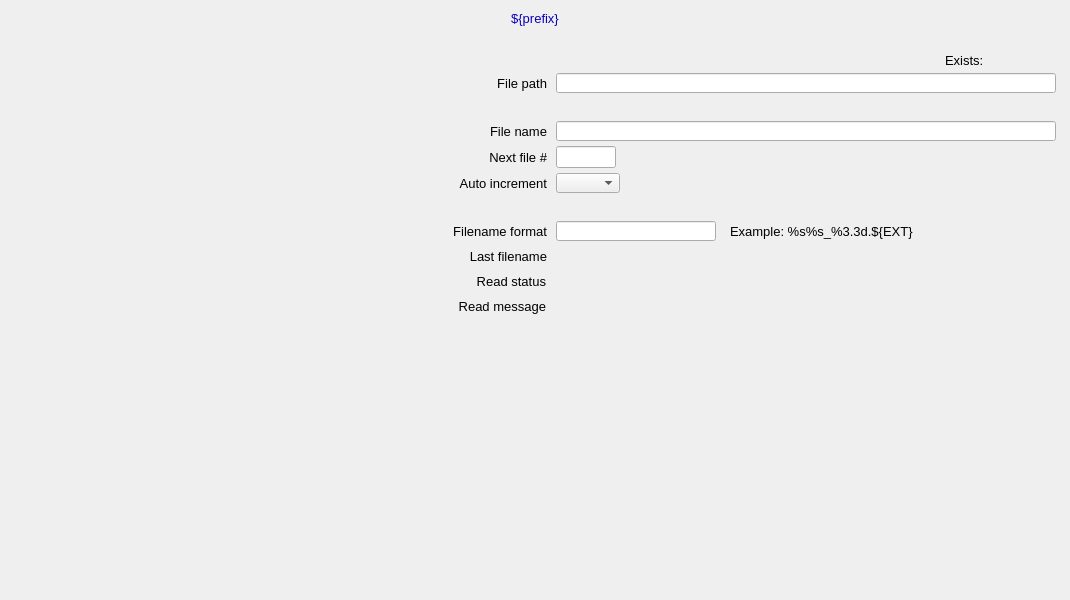
<?xml version="1.0" ?>
<ui version="4.0">
  <class>Dialog</class>
  <widget class="QWidget" name="screen">
    <property name="geometry">
      <rect>
        <x>360</x>
        <y>159</y>
        <width>1070</width>
        <height>600</height>
      </rect>
    </property>
    <property name="styleSheet">
      <string notr="true">QWidget#screen {
  color: rgb(0, 0, 0);
  background-color: rgb(187, 187, 187);
  }</string>
    </property>
    <property name="windowTitle">
      <string>NDProcessTIFF</string>
    </property>
    <widget class="PyDMDrawingRectangle" name="rectangle">
      <property name="geometry">
        <rect>
          <x>0</x>
          <y>5</y>
          <width>1070</width>
          <height>26</height>
        </rect>
      </property>
      <property name="brush" stdset="0">
        <brush brushstyle="SolidPattern">
          <color alpha="255">
            <red>218</red>
            <green>218</green>
            <blue>218</blue>
          </color>
        </brush>
      </property>
      <property name="penStyle" stdset="0">
        <enum>Qt::SolidLine</enum>
      </property>
      <property name="penColor" stdset="0">
        <color>
          <red>218</red>
          <green>218</green>
          <blue>218</blue>
        </color>
      </property>
      <property name="penWidth" stdset="0">
        <double>0</double>
      </property>
      <property name="penCapStyle" stdset="0">
        <enum>Qt::FlatCap</enum>
      </property>
      <property name="toolTip">
        <string>rectangle</string>
      </property>
    </widget>
    <widget class="QLabel" name="text">
      <property name="geometry">
        <rect>
          <x>0</x>
          <y>6</y>
          <width>1070</width>
          <height>25</height>
        </rect>
      </property>
      <property name="text">
        <string>${prefix}</string>
      </property>
      <property name="font" stdset="0">
        <font>
          <pointsize>10</pointsize>
        </font>
      </property>
      <property name="brush" stdset="0">
        <brush brushstyle="SolidPattern">
          <color alpha="255">
            <red>10</red>
            <green>0</green>
            <blue>184</blue>
          </color>
        </brush>
      </property>
      <property name="toolTip">
        <string>text</string>
      </property>
      <property name="alignment">
        <set>Qt::AlignCenter</set>
      </property>
      <property name="styleSheet">
        <string notr="true">QLabel#text {
  color: rgb(10, 0, 184);
  }</string>
      </property>
    </widget>
    <widget class="PyDMEmbeddedDisplay" name="composite">
      <property name="geometry">
        <rect>
          <x>5</x>
          <y>40</y>
          <width>380</width>
          <height>555</height>
        </rect>
      </property>
      <property name="toolTip">
        <string>composite</string>
      </property>
      <property name="filename" stdset="0">
        <string>PluginBase_V33.ui</string>
      </property>
    </widget>
    <widget class="PyDMDrawingRectangle" name="rectangle_1">
      <property name="geometry">
        <rect>
          <x>390</x>
          <y>40</y>
          <width>675</width>
          <height>280</height>
        </rect>
      </property>
      <property name="brush" stdset="0">
        <brush brushstyle="NoBrush">
          <color alpha="255">
            <red>0</red>
            <green>0</green>
            <blue>0</blue>
          </color>
        </brush>
      </property>
      <property name="penStyle" stdset="0">
        <enum>Qt::SolidLine</enum>
      </property>
      <property name="penColor" stdset="0">
        <color>
          <red>0</red>
          <green>0</green>
          <blue>0</blue>
        </color>
      </property>
      <property name="penWidth" stdset="0">
        <double>1</double>
      </property>
      <property name="penCapStyle" stdset="0">
        <enum>Qt::FlatCap</enum>
      </property>
      <property name="toolTip">
        <string>rectangle_1</string>
      </property>
    </widget>
    <widget class="QLabel" name="text_1">
      <property name="geometry">
        <rect>
          <x>417</x>
          <y>246</y>
          <width>130</width>
          <height>20</height>
        </rect>
      </property>
      <property name="text">
        <string>Last filename</string>
      </property>
      <property name="font" stdset="0">
        <font>
          <pointsize>10</pointsize>
        </font>
      </property>
      <property name="brush" stdset="0">
        <brush brushstyle="SolidPattern">
          <color alpha="255">
            <red>0</red>
            <green>0</green>
            <blue>0</blue>
          </color>
        </brush>
      </property>
      <property name="toolTip">
        <string>text_1</string>
      </property>
      <property name="alignment">
        <set>Qt::AlignRight|Qt::AlignTrailing|Qt::AlignVCenter</set>
      </property>
      <property name="styleSheet">
        <string notr="true">QLabel#text_1 {
  color: rgb(0, 0, 0);
  }</string>
      </property>
    </widget>
    <widget class="PyDMLabel" name="text_update">
      <property name="geometry">
        <rect>
          <x>556</x>
          <y>247</y>
          <width>500</width>
          <height>18</height>
        </rect>
      </property>
      <property name="toolTip">
        <string>PV: ${prefix}FullFileName_RBV</string>
      </property>
      <property name="channel" stdset="0">
        <string>ca://${prefix}FullFileName_RBV</string>
      </property>
      <property name="displayFormat" stdset="0">
        <enum>PyDMLabel::String</enum>
      </property>
      <property name="font" stdset="0">
        <font>
          <pointsize>10</pointsize>
        </font>
      </property>
      <property name="alignment">
        <set>Qt::AlignLeading|Qt::AlignLeft|Qt::AlignVCenter</set>
      </property>
      <property name="textInteractionFlags">
        <set>Qt::TextSelectableByKeyboard|Qt::TextSelectableByMouse</set>
      </property>
      <property name="styleSheet">
        <string notr="true">PyDMLabel#text_update {
  color: rgb(10, 0, 184);
  background-color: rgb(187, 187, 187);
  }</string>
      </property>
    </widget>
    <widget class="QLabel" name="text_2">
      <property name="geometry">
        <rect>
          <x>397</x>
          <y>221</y>
          <width>150</width>
          <height>20</height>
        </rect>
      </property>
      <property name="text">
        <string>Filename format</string>
      </property>
      <property name="font" stdset="0">
        <font>
          <pointsize>10</pointsize>
        </font>
      </property>
      <property name="brush" stdset="0">
        <brush brushstyle="SolidPattern">
          <color alpha="255">
            <red>0</red>
            <green>0</green>
            <blue>0</blue>
          </color>
        </brush>
      </property>
      <property name="toolTip">
        <string>text_2</string>
      </property>
      <property name="alignment">
        <set>Qt::AlignRight|Qt::AlignTrailing|Qt::AlignVCenter</set>
      </property>
      <property name="styleSheet">
        <string notr="true">QLabel#text_2 {
  color: rgb(0, 0, 0);
  }</string>
      </property>
    </widget>
    <widget class="PyDMLabel" name="text_update_1">
      <property name="geometry">
        <rect>
          <x>556</x>
          <y>198</y>
          <width>160</width>
          <height>18</height>
        </rect>
      </property>
      <property name="toolTip">
        <string>PV: ${prefix}FileTemplate_RBV</string>
      </property>
      <property name="channel" stdset="0">
        <string>ca://${prefix}FileTemplate_RBV</string>
      </property>
      <property name="displayFormat" stdset="0">
        <enum>PyDMLabel::String</enum>
      </property>
      <property name="font" stdset="0">
        <font>
          <pointsize>10</pointsize>
        </font>
      </property>
      <property name="alignment">
        <set>Qt::AlignLeading|Qt::AlignLeft|Qt::AlignVCenter</set>
      </property>
      <property name="textInteractionFlags">
        <set>Qt::TextSelectableByKeyboard|Qt::TextSelectableByMouse</set>
      </property>
      <property name="styleSheet">
        <string notr="true">PyDMLabel#text_update_1 {
  color: rgb(10, 0, 184);
  background-color: rgb(187, 187, 187);
  }</string>
      </property>
    </widget>
    <widget class="PyDMLineEdit" name="text_entry">
      <property name="geometry">
        <rect>
          <x>556</x>
          <y>221</y>
          <width>160</width>
          <height>20</height>
        </rect>
      </property>
      <property name="channel" stdset="0">
        <string>ca://${prefix}FileTemplate</string>
      </property>
      <property name="toolTip">
        <string>${prefix}FileTemplate</string>
      </property>
      <property name="displayFormat" stdset="0">
        <enum>PyDMLineEdit::String</enum>
      </property>
      <property name="font" stdset="0">
        <font>
          <pointsize>10</pointsize>
        </font>
      </property>
      <property name="styleSheet">
        <string notr="true">PyDMLineEdit#text_entry {
  color: rgb(0, 0, 0);
  background-color: rgb(115, 223, 255);
  border: 1px solid black;
  margin: 0px;
  padding: 0px;
  spacing: 0px;
  }</string>
      </property>
    </widget>
    <widget class="QLabel" name="text_3">
      <property name="geometry">
        <rect>
          <x>407</x>
          <y>173</y>
          <width>140</width>
          <height>20</height>
        </rect>
      </property>
      <property name="text">
        <string>Auto increment</string>
      </property>
      <property name="font" stdset="0">
        <font>
          <pointsize>10</pointsize>
        </font>
      </property>
      <property name="brush" stdset="0">
        <brush brushstyle="SolidPattern">
          <color alpha="255">
            <red>0</red>
            <green>0</green>
            <blue>0</blue>
          </color>
        </brush>
      </property>
      <property name="toolTip">
        <string>text_3</string>
      </property>
      <property name="alignment">
        <set>Qt::AlignRight|Qt::AlignTrailing|Qt::AlignVCenter</set>
      </property>
      <property name="styleSheet">
        <string notr="true">QLabel#text_3 {
  color: rgb(0, 0, 0);
  }</string>
      </property>
    </widget>
    <widget class="PyDMEnumComboBox" name="menu">
      <property name="geometry">
        <rect>
          <x>556</x>
          <y>173</y>
          <width>64</width>
          <height>20</height>
        </rect>
      </property>
      <property name="toolTip">
        <string>${prefix}AutoIncrement</string>
      </property>
      <property name="channel" stdset="0">
        <string>ca://${prefix}AutoIncrement</string>
      </property>
      <property name="font" stdset="0">
        <font>
          <pointsize>10</pointsize>
        </font>
      </property>
      <property name="styleSheet">
        <string notr="true">PyDMEnumComboBox#menu {
  color: rgb(0, 0, 0);
  background-color: rgb(115, 223, 255);
  }</string>
      </property>
    </widget>
    <widget class="PyDMLabel" name="text_update_2">
      <property name="geometry">
        <rect>
          <x>625</x>
          <y>174</y>
          <width>80</width>
          <height>18</height>
        </rect>
      </property>
      <property name="toolTip">
        <string>PV: ${prefix}AutoIncrement_RBV</string>
      </property>
      <property name="channel" stdset="0">
        <string>ca://${prefix}AutoIncrement_RBV</string>
      </property>
      <property name="displayFormat" stdset="0">
        <enum>PyDMLabel::String</enum>
      </property>
      <property name="font" stdset="0">
        <font>
          <pointsize>10</pointsize>
        </font>
      </property>
      <property name="alignment">
        <set>Qt::AlignLeading|Qt::AlignLeft|Qt::AlignVCenter</set>
      </property>
      <property name="textInteractionFlags">
        <set>Qt::TextSelectableByKeyboard|Qt::TextSelectableByMouse</set>
      </property>
      <property name="styleSheet">
        <string notr="true">PyDMLabel#text_update_2 {
  color: rgb(10, 0, 184);
  background-color: rgb(187, 187, 187);
  }</string>
      </property>
    </widget>
    <widget class="QLabel" name="text_4">
      <property name="geometry">
        <rect>
          <x>437</x>
          <y>147</y>
          <width>110</width>
          <height>20</height>
        </rect>
      </property>
      <property name="text">
        <string>Next file #</string>
      </property>
      <property name="font" stdset="0">
        <font>
          <pointsize>10</pointsize>
        </font>
      </property>
      <property name="brush" stdset="0">
        <brush brushstyle="SolidPattern">
          <color alpha="255">
            <red>0</red>
            <green>0</green>
            <blue>0</blue>
          </color>
        </brush>
      </property>
      <property name="toolTip">
        <string>text_4</string>
      </property>
      <property name="alignment">
        <set>Qt::AlignRight|Qt::AlignTrailing|Qt::AlignVCenter</set>
      </property>
      <property name="styleSheet">
        <string notr="true">QLabel#text_4 {
  color: rgb(0, 0, 0);
  }</string>
      </property>
    </widget>
    <widget class="PyDMLineEdit" name="text_entry_1">
      <property name="geometry">
        <rect>
          <x>556</x>
          <y>146</y>
          <width>60</width>
          <height>22</height>
        </rect>
      </property>
      <property name="channel" stdset="0">
        <string>ca://${prefix}FileNumber</string>
      </property>
      <property name="toolTip">
        <string>${prefix}FileNumber</string>
      </property>
      <property name="font" stdset="0">
        <font>
          <pointsize>10</pointsize>
        </font>
      </property>
      <property name="styleSheet">
        <string notr="true">PyDMLineEdit#text_entry_1 {
  color: rgb(0, 0, 0);
  background-color: rgb(115, 223, 255);
  border: 1px solid black;
  margin: 0px;
  padding: 0px;
  spacing: 0px;
  }</string>
      </property>
    </widget>
    <widget class="PyDMLabel" name="text_update_3">
      <property name="geometry">
        <rect>
          <x>621</x>
          <y>148</y>
          <width>80</width>
          <height>18</height>
        </rect>
      </property>
      <property name="toolTip">
        <string>PV: ${prefix}FileNumber_RBV</string>
      </property>
      <property name="channel" stdset="0">
        <string>ca://${prefix}FileNumber_RBV</string>
      </property>
      <property name="font" stdset="0">
        <font>
          <pointsize>10</pointsize>
        </font>
      </property>
      <property name="alignment">
        <set>Qt::AlignLeading|Qt::AlignLeft|Qt::AlignVCenter</set>
      </property>
      <property name="textInteractionFlags">
        <set>Qt::TextSelectableByKeyboard|Qt::TextSelectableByMouse</set>
      </property>
      <property name="styleSheet">
        <string notr="true">PyDMLabel#text_update_3 {
  color: rgb(10, 0, 184);
  background-color: rgb(187, 187, 187);
  }</string>
      </property>
    </widget>
    <widget class="QLabel" name="text_5">
      <property name="geometry">
        <rect>
          <x>457</x>
          <y>121</y>
          <width>90</width>
          <height>20</height>
        </rect>
      </property>
      <property name="text">
        <string>File name</string>
      </property>
      <property name="font" stdset="0">
        <font>
          <pointsize>10</pointsize>
        </font>
      </property>
      <property name="brush" stdset="0">
        <brush brushstyle="SolidPattern">
          <color alpha="255">
            <red>0</red>
            <green>0</green>
            <blue>0</blue>
          </color>
        </brush>
      </property>
      <property name="toolTip">
        <string>text_5</string>
      </property>
      <property name="alignment">
        <set>Qt::AlignRight|Qt::AlignTrailing|Qt::AlignVCenter</set>
      </property>
      <property name="styleSheet">
        <string notr="true">QLabel#text_5 {
  color: rgb(0, 0, 0);
  }</string>
      </property>
    </widget>
    <widget class="PyDMLineEdit" name="text_entry_2">
      <property name="geometry">
        <rect>
          <x>556</x>
          <y>121</y>
          <width>500</width>
          <height>20</height>
        </rect>
      </property>
      <property name="channel" stdset="0">
        <string>ca://${prefix}FileName</string>
      </property>
      <property name="toolTip">
        <string>${prefix}FileName</string>
      </property>
      <property name="displayFormat" stdset="0">
        <enum>PyDMLineEdit::String</enum>
      </property>
      <property name="font" stdset="0">
        <font>
          <pointsize>10</pointsize>
        </font>
      </property>
      <property name="styleSheet">
        <string notr="true">PyDMLineEdit#text_entry_2 {
  color: rgb(0, 0, 0);
  background-color: rgb(115, 223, 255);
  border: 1px solid black;
  margin: 0px;
  padding: 0px;
  spacing: 0px;
  }</string>
      </property>
    </widget>
    <widget class="PyDMLabel" name="text_update_4">
      <property name="geometry">
        <rect>
          <x>556</x>
          <y>98</y>
          <width>175</width>
          <height>18</height>
        </rect>
      </property>
      <property name="toolTip">
        <string>PV: ${prefix}FileName_RBV</string>
      </property>
      <property name="channel" stdset="0">
        <string>ca://${prefix}FileName_RBV</string>
      </property>
      <property name="displayFormat" stdset="0">
        <enum>PyDMLabel::String</enum>
      </property>
      <property name="font" stdset="0">
        <font>
          <pointsize>10</pointsize>
        </font>
      </property>
      <property name="alignment">
        <set>Qt::AlignLeading|Qt::AlignLeft|Qt::AlignVCenter</set>
      </property>
      <property name="textInteractionFlags">
        <set>Qt::TextSelectableByKeyboard|Qt::TextSelectableByMouse</set>
      </property>
      <property name="styleSheet">
        <string notr="true">PyDMLabel#text_update_4 {
  color: rgb(10, 0, 184);
  background-color: rgb(187, 187, 187);
  }</string>
      </property>
    </widget>
    <widget class="PyDMLabel" name="text_update_5">
      <property name="geometry">
        <rect>
          <x>556</x>
          <y>50</y>
          <width>385</width>
          <height>18</height>
        </rect>
      </property>
      <property name="toolTip">
        <string>PV: ${prefix}FilePath_RBV</string>
      </property>
      <property name="channel" stdset="0">
        <string>ca://${prefix}FilePath_RBV</string>
      </property>
      <property name="displayFormat" stdset="0">
        <enum>PyDMLabel::String</enum>
      </property>
      <property name="font" stdset="0">
        <font>
          <pointsize>10</pointsize>
        </font>
      </property>
      <property name="alignment">
        <set>Qt::AlignLeading|Qt::AlignLeft|Qt::AlignVCenter</set>
      </property>
      <property name="textInteractionFlags">
        <set>Qt::TextSelectableByKeyboard|Qt::TextSelectableByMouse</set>
      </property>
      <property name="styleSheet">
        <string notr="true">PyDMLabel#text_update_5 {
  color: rgb(10, 0, 184);
  background-color: rgb(187, 187, 187);
  }</string>
      </property>
    </widget>
    <widget class="QLabel" name="text_6">
      <property name="geometry">
        <rect>
          <x>457</x>
          <y>73</y>
          <width>90</width>
          <height>20</height>
        </rect>
      </property>
      <property name="text">
        <string>File path</string>
      </property>
      <property name="font" stdset="0">
        <font>
          <pointsize>10</pointsize>
        </font>
      </property>
      <property name="brush" stdset="0">
        <brush brushstyle="SolidPattern">
          <color alpha="255">
            <red>0</red>
            <green>0</green>
            <blue>0</blue>
          </color>
        </brush>
      </property>
      <property name="toolTip">
        <string>text_6</string>
      </property>
      <property name="alignment">
        <set>Qt::AlignRight|Qt::AlignTrailing|Qt::AlignVCenter</set>
      </property>
      <property name="styleSheet">
        <string notr="true">QLabel#text_6 {
  color: rgb(0, 0, 0);
  }</string>
      </property>
    </widget>
    <widget class="PyDMLineEdit" name="text_entry_3">
      <property name="geometry">
        <rect>
          <x>556</x>
          <y>73</y>
          <width>500</width>
          <height>20</height>
        </rect>
      </property>
      <property name="channel" stdset="0">
        <string>ca://${prefix}FilePath</string>
      </property>
      <property name="toolTip">
        <string>${prefix}FilePath</string>
      </property>
      <property name="displayFormat" stdset="0">
        <enum>PyDMLineEdit::String</enum>
      </property>
      <property name="font" stdset="0">
        <font>
          <pointsize>10</pointsize>
        </font>
      </property>
      <property name="styleSheet">
        <string notr="true">PyDMLineEdit#text_entry_3 {
  color: rgb(0, 0, 0);
  background-color: rgb(115, 223, 255);
  border: 1px solid black;
  margin: 0px;
  padding: 0px;
  spacing: 0px;
  }</string>
      </property>
    </widget>
    <widget class="QLabel" name="text_7">
      <property name="geometry">
        <rect>
          <x>945</x>
          <y>50</y>
          <width>70</width>
          <height>20</height>
        </rect>
      </property>
      <property name="text">
        <string>Exists:</string>
      </property>
      <property name="font" stdset="0">
        <font>
          <pointsize>10</pointsize>
        </font>
      </property>
      <property name="brush" stdset="0">
        <brush brushstyle="SolidPattern">
          <color alpha="255">
            <red>0</red>
            <green>0</green>
            <blue>0</blue>
          </color>
        </brush>
      </property>
      <property name="toolTip">
        <string>text_7</string>
      </property>
      <property name="alignment">
        <set>Qt::AlignLeading|Qt::AlignLeft|Qt::AlignVCenter</set>
      </property>
      <property name="styleSheet">
        <string notr="true">QLabel#text_7 {
  color: rgb(0, 0, 0);
  }</string>
      </property>
    </widget>
    <widget class="PyDMLabel" name="text_update_6">
      <property name="geometry">
        <rect>
          <x>1020</x>
          <y>50</y>
          <width>40</width>
          <height>20</height>
        </rect>
      </property>
      <property name="toolTip">
        <string>PV: ${prefix}FilePathExists_RBV</string>
      </property>
      <property name="channel" stdset="0">
        <string>ca://${prefix}FilePathExists_RBV</string>
      </property>
      <property name="displayFormat" stdset="0">
        <enum>PyDMLabel::String</enum>
      </property>
      <property name="font" stdset="0">
        <font>
          <pointsize>10</pointsize>
        </font>
      </property>
      <property name="alignment">
        <set>Qt::AlignLeading|Qt::AlignLeft|Qt::AlignVCenter</set>
      </property>
      <property name="textInteractionFlags">
        <set>Qt::TextSelectableByKeyboard|Qt::TextSelectableByMouse</set>
      </property>
      <property name="styleSheet">
        <string notr="true">PyDMLabel#text_update_6 {
  color: rgb(0, 0, 0);
  background-color: rgb(218, 218, 218);
  }</string>
      </property>
    </widget>
    <widget class="QLabel" name="text_8">
      <property name="geometry">
        <rect>
          <x>730</x>
          <y>221</y>
          <width>260</width>
          <height>20</height>
        </rect>
      </property>
      <property name="text">
        <string>Example: %s%s_%3.3d.${EXT}</string>
      </property>
      <property name="font" stdset="0">
        <font>
          <pointsize>10</pointsize>
        </font>
      </property>
      <property name="brush" stdset="0">
        <brush brushstyle="SolidPattern">
          <color alpha="255">
            <red>0</red>
            <green>0</green>
            <blue>0</blue>
          </color>
        </brush>
      </property>
      <property name="toolTip">
        <string>text_8</string>
      </property>
      <property name="alignment">
        <set>Qt::AlignLeading|Qt::AlignLeft|Qt::AlignVCenter</set>
      </property>
      <property name="styleSheet">
        <string notr="true">QLabel#text_8 {
  color: rgb(0, 0, 0);
  }</string>
      </property>
    </widget>
    <widget class="PyDMFrame" name="composite_1">
      <property name="geometry">
        <rect>
          <x>426</x>
          <y>271</y>
          <width>634</width>
          <height>45</height>
        </rect>
      </property>
      <widget class="QLabel" name="text_9">
        <property name="geometry">
          <rect>
            <x>10</x>
            <y>0</y>
            <width>110</width>
            <height>20</height>
          </rect>
        </property>
        <property name="text">
          <string>Read status</string>
        </property>
        <property name="font" stdset="0">
          <font>
            <pointsize>10</pointsize>
          </font>
        </property>
        <property name="brush" stdset="0">
          <brush brushstyle="SolidPattern">
            <color alpha="255">
              <red>0</red>
              <green>0</green>
              <blue>0</blue>
            </color>
          </brush>
        </property>
        <property name="toolTip">
          <string>text_9</string>
        </property>
        <property name="alignment">
          <set>Qt::AlignRight|Qt::AlignTrailing|Qt::AlignVCenter</set>
        </property>
        <property name="styleSheet">
          <string notr="true">QLabel#text_9 {
  color: rgb(0, 0, 0);
  }</string>
        </property>
      </widget>
      <widget class="PyDMLabel" name="text_update_7">
        <property name="geometry">
          <rect>
            <x>129</x>
            <y>0</y>
            <width>120</width>
            <height>20</height>
          </rect>
        </property>
        <property name="toolTip">
          <string>PV: ${prefix}WriteStatus</string>
        </property>
        <property name="channel" stdset="0">
          <string>ca://${prefix}WriteStatus</string>
        </property>
        <property name="displayFormat" stdset="0">
          <enum>PyDMLabel::String</enum>
        </property>
        <property name="font" stdset="0">
          <font>
            <pointsize>10</pointsize>
          </font>
        </property>
        <property name="alignment">
          <set>Qt::AlignLeading|Qt::AlignLeft|Qt::AlignVCenter</set>
        </property>
        <property name="textInteractionFlags">
          <set>Qt::TextSelectableByKeyboard|Qt::TextSelectableByMouse</set>
        </property>
        <property name="styleSheet">
          <string notr="true">PyDMLabel#text_update_7 {
  color: rgb(40, 147, 21);
  background-color: rgb(187, 187, 187);
  }</string>
        </property>
      </widget>
      <widget class="QLabel" name="text_10">
        <property name="geometry">
          <rect>
            <x>0</x>
            <y>25</y>
            <width>120</width>
            <height>20</height>
          </rect>
        </property>
        <property name="text">
          <string>Read message</string>
        </property>
        <property name="font" stdset="0">
          <font>
            <pointsize>10</pointsize>
          </font>
        </property>
        <property name="brush" stdset="0">
          <brush brushstyle="SolidPattern">
            <color alpha="255">
              <red>0</red>
              <green>0</green>
              <blue>0</blue>
            </color>
          </brush>
        </property>
        <property name="toolTip">
          <string>text_10</string>
        </property>
        <property name="alignment">
          <set>Qt::AlignRight|Qt::AlignTrailing|Qt::AlignVCenter</set>
        </property>
        <property name="styleSheet">
          <string notr="true">QLabel#text_10 {
  color: rgb(0, 0, 0);
  }</string>
        </property>
      </widget>
      <widget class="PyDMLabel" name="text_update_8">
        <property name="geometry">
          <rect>
            <x>129</x>
            <y>28</y>
            <width>505</width>
            <height>14</height>
          </rect>
        </property>
        <property name="toolTip">
          <string>PV: ${prefix}WriteMessage</string>
        </property>
        <property name="channel" stdset="0">
          <string>ca://${prefix}WriteMessage</string>
        </property>
        <property name="displayFormat" stdset="0">
          <enum>PyDMLabel::String</enum>
        </property>
        <property name="font" stdset="0">
          <font>
            <pointsize>8</pointsize>
          </font>
        </property>
        <property name="alignment">
          <set>Qt::AlignLeading|Qt::AlignLeft|Qt::AlignVCenter</set>
        </property>
        <property name="textInteractionFlags">
          <set>Qt::TextSelectableByKeyboard|Qt::TextSelectableByMouse</set>
        </property>
        <property name="styleSheet">
          <string notr="true">PyDMLabel#text_update_8 {
  color: rgb(253, 0, 0);
  background-color: rgb(218, 218, 218);
  }</string>
        </property>
      </widget>
    </widget>
  </widget>
  <customwidgets>
    <customwidget>
      <class>PyDMDrawingRectangle</class>
      <extends>QWidget</extends>
      <header>pydm.widgets.drawing</header>
    </customwidget>
    <customwidget>
      <class>PyDMLabel</class>
      <extends>QLabel</extends>
      <header>pydm.widgets.label</header>
    </customwidget>
    <customwidget>
      <class>PyDMEmbeddedDisplay</class>
      <extends>QFrame</extends>
      <header>pydm.widgets.embedded_display</header>
    </customwidget>
    <customwidget>
      <class>PyDMLineEdit</class>
      <extends>QLineEdit</extends>
      <header>pydm.widgets.line_edit</header>
    </customwidget>
    <customwidget>
      <class>PyDMEnumComboBox</class>
      <extends>QComboBox</extends>
      <header>pydm.widgets.enum_combo_box</header>
    </customwidget>
    <customwidget>
      <class>PyDMFrame</class>
      <extends>QFrame</extends>
      <header>pydm.widgets.frame</header>
    </customwidget>
  </customwidgets>
</ui>
